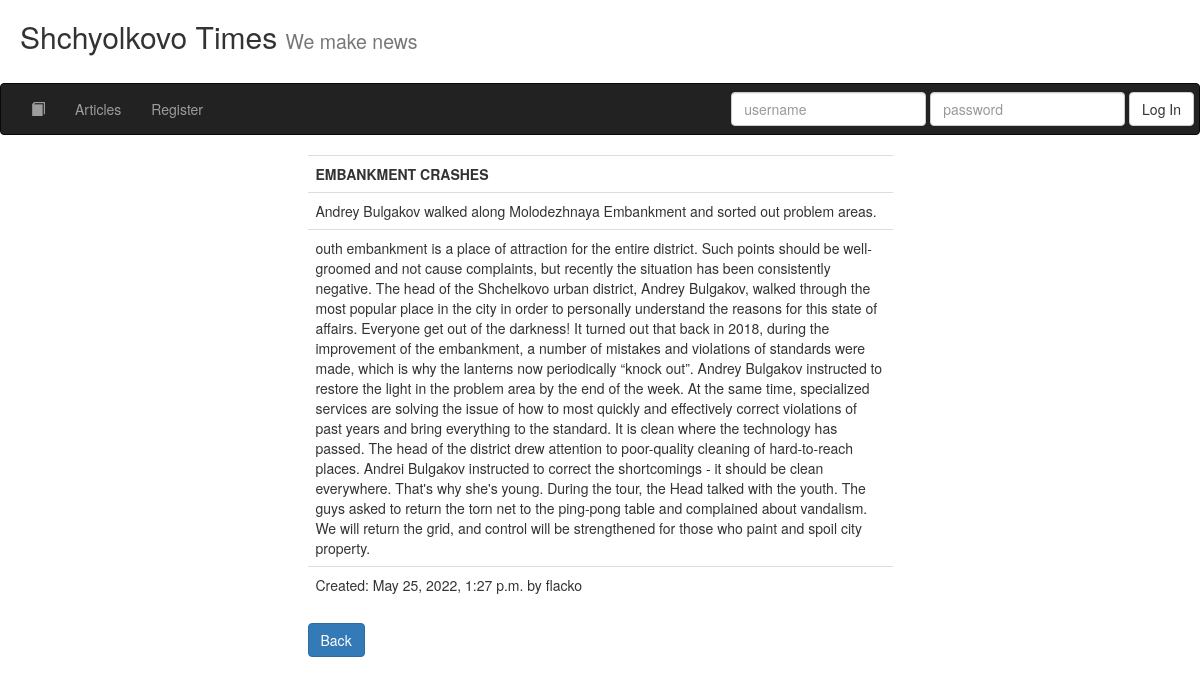
/news/details/1, run on the app's committed database.
### news/models.py (models this page shows, shortened)
class Article(models.Model):
    title = models.CharField(("article title"), max_length=64, null=False)
    author = models.ForeignKey(User, verbose_name=(
        "article author"), on_delete=models.CASCADE, null=False)
    created = models.DateTimeField(
        "article datetime created", auto_now=False, auto_now_add=True)
    synopsis = models.CharField(
        "article synopsis", max_length=312, null=False)
    content = models.TextField("article content")

### news/views.py (the view)
# urls.py: url(r'^details/(?P<id_article>\d+)$', views.render_detail, name='render_detail'),
def render_detail(request, id_article):
    form = AuthorizationForm(request.POST or None)
    if request.method == 'POST' and form.is_valid():
        if log_in(request, form):
            return redirect("render_detail", id_article)
    article = Article.objects.get(pk=id_article)
    return render(request, "news/details.html", locals())

### accounts/forms.py
class AuthorizationForm(Form):
    username_nav = CharField(label='username', max_length=100,
                             widget=TextInput(attrs={'class': 'form-control', 'placeholder': 'username'}))
    password_nav = CharField(label='password',
                             widget=PasswordInput(attrs={'class': 'form-control', 'placeholder': 'password'}))

### templates/news/details.html (shortened to what this page needs)
{% extends 'base.html' %}
{% block content %}
    <div class="row">
        <div class="col-sm-3">
        </div>
        <div class="col-sm-6">
            <table class="table">
                <tr>
                    <th>{{ article.title }}</th>
                </tr>
                <tr>
                    <td> {{ article.synopsis }}</td>
                </tr>
                <tr>
                    <td> {{ article.content }}</td>
                </tr>
                <tr>
                    <td> Created: {{ article.created }} by {{ article.author }}</td>
                </tr>
            </table>
            <button type="button" class="btn btn-primary"
                    onclick="history.back()">Back
            </button>
        </div>
    </div>
    <div class="col-sm-3">
    </div>
{% endblock content %}

### data on the page
Article: title "EMBANKMENT CRASHES", synopsis "Andrey Bulgakov walked along Molodezhnaya Embankment and sorted out problem areas.", content "outh embankment is a place of attraction for the entire district. Such points should be well-groomed and not cause complaints, but recently the situation has been consistently negative. The head of the Shchelkovo urban district, Andrey Bulgakov, walked through the most popular place in the city in order to personally understand the reasons for this state of affairs. Everyone get out of the darkness! It turned out that back in 2018, during the improvement of the embankment, a number of mistakes and violations of standards were made, which is why the lanterns now periodically “knock out”. Andrey Bulgakov instructed to restore the light in the problem area by the end of the week. At the same…", created "May 25, 2022, 1:27 p.m.", author "flacko"
